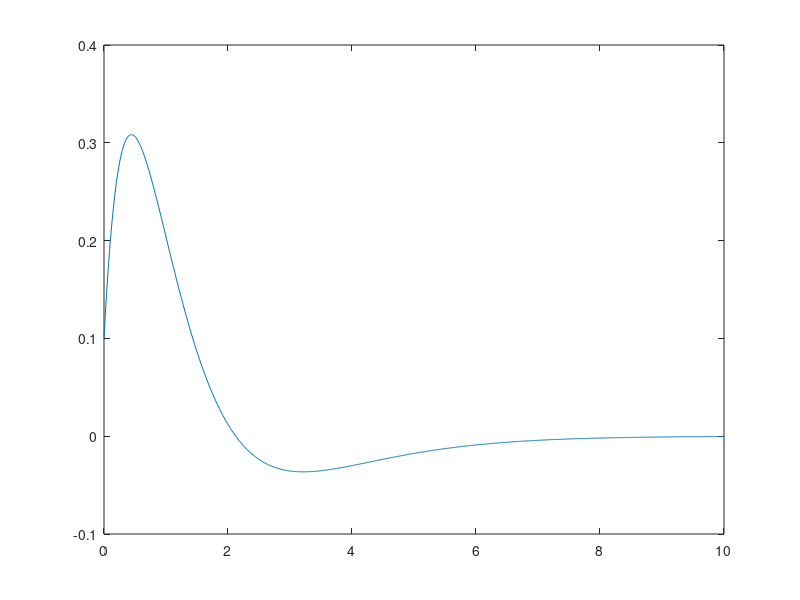

This chart was generated by the following MATLAB code:
clear; clf;
k =0;
for t = 0:0.01:10
    k=k+1;
    y(k) = -0.3*exp(-2*t)+0.4*exp(-t)+2*(exp(-t)-exp(-2*t))-t*exp(-t);
end

tx=0:0.01:10;
plot(tx,y)

L=1; R=3; C=1/2